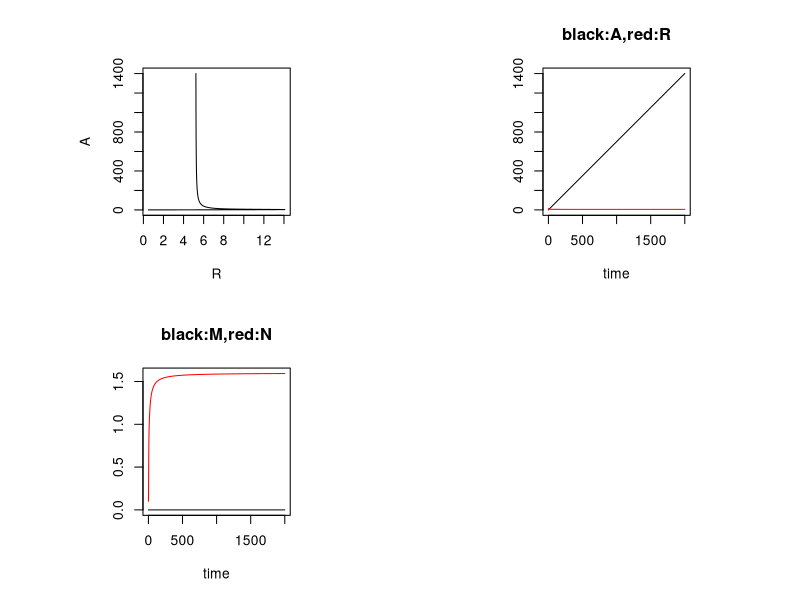

This figure's R source:
library(deSolve)

ARMN_model<-function(t,states,params){
  with(as.list(c(states,params)),{
   
    pM<- M/(M+N) #proportion of mutualist
    F_MN<- u*(M/(KA+M))*(pM/(1-f+(f*pM))) #saturating function
    CM<- (eM*aM*R*M) + ((pM/(1-f+(f*pM)))*A) #carbon consumed by M
    CN<- (eN*aN*R*N) + ((1-(pM/(1-f+(f*pM))))*A) #carbon consumed by N
    
    #rate of change
    dA<- 1-ps-A*F_MN 
    dR<- D-(aM*R*M)-(aN*R*N)
    dM<- (bmax*(1-s)*(CM/(KM+CM)))-(d*M)
    dN<- (bmax*(CN/(KN+CN)))-(d*N)
   
    #return the change
    list(c(dA,dR,dM,dN))
  }
  )
}

states<-c(A=0.5,R=0.5,M=0,N=0.1) # initial values of 4 state variables
                       # A = allocation rate of C, unit mass C/time
                       # R = length of uncolonized roots
                       # M = density of mutualist
                       # N = density of non-mutualist

t<-seq(from=0,to=2000,by=0.01) # times for simulation

#parameters
params<-c(ps=0.3,  #concentration of soil phosphorous available for plant
          u=0.4,  #phosphorous uptake per unit of A ??unit
          KA=5, # half saturation constant for A
          f=0,  # fidelity of plant allocation to mutualist
          D=5,  # base root growth rate
          aM=0.5, # colonization rate of new roots by M
          aN=0.6, # colonization rate of new roots by N
          eM=0.5, # plant's efficiency to give resources to mutualist
          eN=0.5, # and non-mutualist eM should be equal to eN
          bmax=0.8, # max growth rate for symbionts
          s=0.1, # cost of mutualism
          KM=10, # half saturation constant for M
          d=0.5, # death rate for symbionts
          KN=6  # half saturation constant for N
)

out<-ode(y=states,times=t,func=ARMN_model,parms=params,method="rk4")
out<-as.data.frame(out)

op<-par(mfrow=c(2,2),pty="s")

plot(out$R,out$A,type="l",xlab="R",ylab="A")

ylm<-max(out$A,out$R)
plot(out$time,out$A,type="l",xlab="time",ylab="",ylim=c(0,ylm),main="black:A,red:R")
lines(out$time,out$R,col="red")

ylm<-max(out$M,out$N)
plot(out$time,out$M,type="l",xlab="time",ylab="",ylim=c(0,ylm),main="black:M,red:N")
lines(out$time,out$N,col="red")
par(op)
